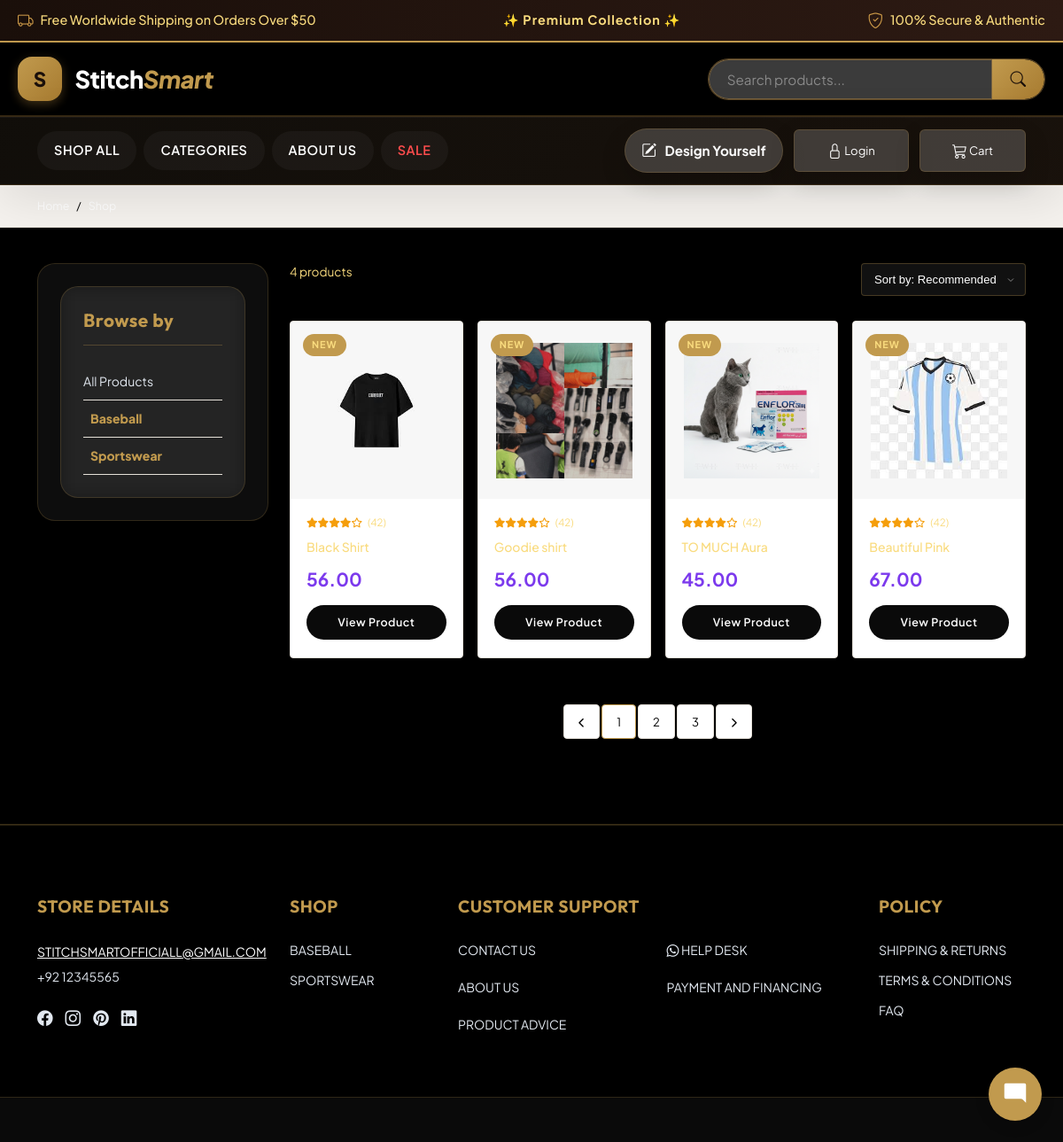
The page /index.php?page=products on the database its author committed.
### tables this page shows
CREATE TABLE `category` (
  `c_id` int(11) NOT NULL,
  `c_name` varchar(150) NOT NULL,
  `slug` varchar(255) NOT NULL,
  `c_description` varchar(2000) NOT NULL,
  `c_image` varchar(500) DEFAULT NULL,
  `c_img2` varchar(500) NOT NULL,
  `meta_title` varchar(150) DEFAULT NULL,
  `meta_description` varchar(160) DEFAULT NULL,
  `meta_keywords` varchar(250) DEFAULT NULL,
  `parent_id` int(11) DEFAULT NULL
);

CREATE TABLE `product` (
  `id` int(11) NOT NULL,
  `article_number` varchar(100) NOT NULL,
  `Fabric_Type` varchar(100) NOT NULL,
  `name` varchar(255) NOT NULL,
  `description` text DEFAULT NULL,
  `details` varchar(10000) NOT NULL,
  `image_url` varchar(500) NOT NULL,
  `img2` varchar(500) NOT NULL,
  `img3` varchar(3) NOT NULL,
  `size` varchar(100) DEFAULT NULL,
  `price` decimal(10,2) NOT NULL,
  `document` varchar(300) NOT NULL,
  `c_id` int(11) DEFAULT NULL,
  `parent_cat` int(11) DEFAULT NULL,
  `featured` tinyint(1) NOT NULL,
  `meta_title` varchar(255) DEFAULT NULL,
  `meta_description` text DEFAULT NULL,
  `meta_keywords` text DEFAULT NULL,
  `created_at` timestamp NULL DEFAULT current_timestamp(),
  `updated_at` timestamp NULL DEFAULT current_timestamp() ON UPDATE current_timestamp(),
  `color_id` int(11) DEFAULT NULL,
  `slug` varchar(255) DEFAULT NULL,
  `Designing` varchar(150) NOT NULL
);

CREATE TABLE `web_settings` (
  `id` int(1) NOT NULL,
  `web_name` varchar(250) NOT NULL,
  `web_mail` varchar(150) NOT NULL,
  `web_contact` varchar(100) NOT NULL,
  `facebook` varchar(200) NOT NULL,
  `instagram` varchar(200) NOT NULL,
  `pinterest` varchar(200) NOT NULL,
  `linkdin` varchar(200) NOT NULL,
  `meta_title` text DEFAULT NULL,
  `meta_description` text NOT NULL,
  `meta_keywords` text NOT NULL
);

CREATE TABLE `pages` (
  `id` bigint(20) UNSIGNED NOT NULL,
  `title` varchar(255) NOT NULL,
  `slug` varchar(255) NOT NULL,
  `content` text DEFAULT NULL,
  `meta_title` varchar(255) DEFAULT NULL,
  `meta_description` text DEFAULT NULL,
  `meta_keywords` varchar(255) DEFAULT NULL,
  `parent_id` int(11) DEFAULT NULL,
  `is_published` tinyint(1) DEFAULT 0,
  `publish_date` timestamp NULL DEFAULT NULL,
  `created_at` timestamp NULL DEFAULT current_timestamp(),
  `updated_at` timestamp NULL DEFAULT current_timestamp()
);

### app/controllers/ProductController.php (called while the page is built, shortened)
<?php
require_once BASE_PATH.'/config/database.php';
require_once BASE_PATH.'/app/models/settings.php';
require_once BASE_PATH.'/app/models/Product.php';
require_once BASE_PATH.'/app/models/ad_category.php';
class ProductController {
    private $productModel;
    private $categoryModel;
    public function __construct(){
        $database = new Database();
        $db = $database->connect();
        $this->productModel = new Product($db);
        $this->categoryModel = new Category($db);
    }
private function loadWebSettings() {
    $settingsModel = new Settings();
    $ws = $settingsModel->getWebSettings();
    return $ws;
}
public function index() {
    $search = $_GET['search'] ?? null;
    $sort = $_GET['sort'] ?? null;
    $category_id = $_GET['category_id'] ?? null;
    $ws = $this->loadWebSettings();
    $webcontact = $ws['web_contact'] ?? '';
    $webmail = $ws['web_mail'] ?? '';
    $facebook = $ws['facebook'] ?? '';
    $instagram = $ws['instagram'] ?? '';
    $pinterest = $ws['pinterest'] ?? '';
    $linkdin = $ws['linkdin'] ?? '';
    $global_theme = $ws['theme'] ?? 'theme-luxury';
    if ($search) {
        $products = $this->productModel->searchProducts($search, $sort);
    } elseif ($category_id) {
        $products = $this->productModel->getProductsByCategory($category_id);
        $category = $this->categoryModel->getCategoryById($category_id);
        $category_name = $category['c_name'] ?? null;
    } else {
        $products = $this->productModel->getAllProducts();
    }
    $total_products = count($products);
    $categories = $this->categoryModel->getCategoriesTree();
    require BASE_PATH . '/app/views/products.php';
}
}

### config/config.php (called while the page is built, shortened)
<?php
if (!function_exists('env')) {
    function env(string $key, mixed $default = null): mixed
    {
        $val = $_ENV[$key] ?? getenv($key);
        return ($val !== false && $val !== null && $val !== '') ? $val : $default;
    }
}

### app/models/settings.php (called while the page is built, shortened)
<?php
require_once __DIR__ . '/../../config/database.php';
class Settings {
    private $conn;
    public function __construct() {
        $database = new Database();
        $this->conn = $database->connect();
    }
    public function getWebSettings($id = 1) {
        $stmt = $this->conn->prepare("SELECT * FROM web_settings WHERE id = ?");
        $stmt->bind_param("i", $id);
        $stmt->execute();
        $result = $stmt->get_result();
        $settings = $result->fetch_assoc();
        return $settings;
    }
}

### config/database.php (called while the page is built, shortened)
<?php
class Database
{
    private string $host;
    private string $username;
    private string $password;
    private string $dbname;
    private int    $port;
    public function __construct()
    {
        $this->host     = env('DB_HOST', 'localhost');
        $this->port     = (int) env('DB_PORT', 3306);
        $this->username = env('DB_USER', 'root');
        $this->password = env('DB_PASS', '');
        $this->dbname   = env('DB_NAME', 'StitchSmart');
    }
    public function connect(): mysqli
    {
        $this->conn = new mysqli(
            $this->host,
            $this->username,
            $this->password,
            $this->dbname,
            $this->port
        );
        $this->conn->set_charset('utf8mb4');
        return $this->conn;
    }
}

### app/models/ad_category.php (called while the page is built, shortened)
<?php
require_once __DIR__ . '/../../config/database.php';
class Category {
    private $conn;
    public function __construct($db){
        $this->conn = $db;
    }
    public function getMainCategories(){
        $sql = "SELECT * FROM category
                WHERE parent_id IS NULL OR parent_id = 0
                ORDER BY c_name ASC";
        $result = $this->conn->query($sql);
        $categories = [];
        while($row = $result->fetch_assoc()){
            $categories[] = $row;
        }
        return $categories;
    }
    public function getSubCategories($parent_id){
        $stmt = $this->conn->prepare(
            "SELECT * FROM category WHERE parent_id=? ORDER BY c_name ASC"
        );
        $stmt->bind_param("i",$parent_id);
        $stmt->execute();
        $result = $stmt->get_result();
        $categories = [];
        while($row = $result->fetch_assoc()){
            $categories[] = $row;
        }
        return $categories;
    }
    public function getCategoriesTree() {
        $main = $this->getMainCategories();
        foreach ($main as &$parent) {
            $parent['subs'] = $this->getSubCategories($parent['c_id']);
        }
        return $main;
    }
}
?>

### app/models/Product.php (called while the page is built, shortened)
<?php
require_once __DIR__ . '/../../config/database.php';
class Product {
    private $conn;
    public function __construct($db){
        $this->conn = $db;
    }
public function getAllProducts($sort = null){
    $order = "id ASC";
    $sql = "SELECT * FROM product ORDER BY $order";
    $result = $this->conn->query($sql);
    $products = [];
    while($row = $result->fetch_assoc()){
        $products[] = $row;
    }
    return $products;
}
}

### app/models/pages.php (called while the page is built, shortened)
<?php
require_once __DIR__ . '/../../config/database.php';
class Page {
    private $conn;
    public function __construct($db){
        $this->conn = $db;
    }
    public function getAllPages(){
        $sql = "SELECT * FROM pages ORDER BY id ASC";
        $result = $this->conn->query($sql);
        $pages = [];
        if($result){
            while($row = $result->fetch_assoc()){
                $pages[] = $row;
            }
        }
        return $pages;
    }
}
?>

### app/views/products.php (the view, shortened to what this page needs)
<!DOCTYPE html>
<html lang="en">
<head>
<link href="https://cdn.jsdelivr.net/npm/bootstrap@5.3.2/dist/css/bootstrap.min.css" rel="stylesheet">
<link href="https://cdn.jsdelivr.net/npm/bootstrap-icons@1.11.1/font/bootstrap-icons.css" rel="stylesheet">
<link href="https://cdnjs.cloudflare.com/ajax/libs/font-awesome/6.5.0/css/all.min.css" rel="stylesheet"/>
 <link rel="stylesheet" href="<?= BASE_URL ?>css/navbar.css">
 <link rel="stylesheet" href="<?= BASE_URL ?>css/colors.css">
  <link rel="stylesheet" href="<?= BASE_URL ?>css/footer.css">
   <link rel="stylesheet" href="<?= BASE_URL ?>css/cat-product.css">
   <link href="<?= BASE_URL ?>css/<?= $global_theme ?? 'theme-luxury' ?>-frontend.css" rel="stylesheet">
</head>
<body>
 <?php include('header.php'); ?>
<div class="breadcrumb-bar">
  <div class="container">
    <ol class="breadcrumb">
      <li class="breadcrumb-item"><a href="#">Home</a></li>
      <li class="breadcrumb-item"><a href="#">Shop</a></li>
    </ol>
  </div>
</div>
<div class="shop-layout">
  <div class="container">
    <div class="row g-4">
      <?php include('sidebar.php'); ?>
      <div class="col-lg-9">
       <div class="products-header d-flex justify-content-between align-items-center">
    <p class="products-count">
        <?= $total_products ?> products
    </p>
    <form method="GET">
        <select name="sort" class="sort-select" onchange="this.form.submit()">
            <option value="">Sort by: Recommended</option>
        </select>
    </form>
</div>
        <div class="row row-cols-1 row-cols-sm-2 row-cols-xl-4 g-3">
        <?php foreach($products as $product): ?>
          <div class="col">
            <div class="product-card">
              <span class="product-badge new">New</span>
              <div class="product-img-wrap">
                <?php $productImage = strtok($product['image_url'], ','); ?>
                <img src="<?= BASE_URL ?>/<?= htmlspecialchars(trim($productImage)) ?>" alt="Laptop"/>
              </div>
              <div class="product-info">
                <div class="stars">
                  <i class="fas fa-star"></i><i class="fas fa-star"></i><i class="fas fa-star"></i><i class="fas fa-star"></i><i class="far fa-star"></i>
                  <span>(42)</span>
                </div>
                <p class="product-name"><?= $product['name']; ?></p>
                <div class="product-price"><?= $product['price']; ?></div>
                <a href="<?= BASE_URL; ?>index.php?page=product_show&id=<?= $product['id']; ?>"><button class="btn-add-cart">View Product</button></a>
              </div>
            </div>
          </div>
<?php endforeach; ?>
        </div>
        <div class="pagination-wrap">
          <nav>
            <ul class="pagination">
              <li class="page-item"><a class="page-link" href="#"><i class="fas fa-chevron-left" style="font-size:0.7rem;"></i></a></li>
              <li class="page-item active"><a class="page-link" href="#">1</a></li>
              <li class="page-item"><a class="page-link" href="#">2</a></li>
              <li class="page-item"><a class="page-link" href="#">3</a></li>
              <li class="page-item"><a class="page-link" href="#"><i class="fas fa-chevron-right" style="font-size:0.7rem;"></i></a></li>
            </ul>
          </nav>
        </div>
      </div>
    </div>
  </div>
</div>
<?php include('footer.php'); ?>
</body>
</html>

### app/views/sidebar.php (shortened to what this page needs)
<div class="col-lg-3">
        <div class="sidebar-wrapper" id="sidebarWrapper">
          <div class="sidebar">
            <h2 class="sidebar-title">Browse by</h2>
            <ul class="sidebar-nav">
              <li><a href="<?= BASE_URL ?>/index.php?page=products">
    All Products
</a></li>
              <?php foreach($categories as $cat): ?>
              <li class="active"><a href="<?= BASE_URL; ?>/index.php?page=products&category_id=<?= $cat['c_id']; ?>"><strong>  <?= htmlspecialchars($cat['c_name']); ?></strong></a></li>
              <?php endforeach; ?>
            </ul>
          </div>
        </div>
      </div>

### app/views/footer.php (shortened to what this page needs)
<?php
$webmail = trim($webmail ?? 'info@stitchsmart.com');
$webcontact = trim($webcontact ?? 'StitchSmart');
$facebook = trim($facebook ?? '');
$instagram = trim($instagram ?? '');
$pinterest = trim($pinterest ?? '');
$linkdin = trim($linkdin ?? '');
$footer_categories = isset($categories) && is_array($categories) ? $categories : [];
?>
<footer class="footer">
  <div class="site-footer">
    <div class="container">
      <div class="row">
        <div class="col-12 col-sm-6 col-md-3 footer-col">
          <h6>Store Details</h6>
          <p>
            <a href="mailto:<?= htmlspecialchars($webmail); ?>"><?= htmlspecialchars($webmail); ?></a><br/>
            <?= htmlspecialchars($webcontact); ?>
          </p>
          <div class="social-icons">
            <?php if (!empty($facebook)): ?>
              <a href="<?= htmlspecialchars($facebook); ?>" aria-label="Facebook"><i class="bi bi-facebook"></i></a>
            <?php endif; ?>
            <?php if (!empty($instagram)): ?>
              <a href="<?= htmlspecialchars($instagram); ?>" aria-label="Instagram"><i class="bi bi-instagram"></i></a>
            <?php endif; ?>
            <?php if (!empty($pinterest)): ?>
              <a href="<?= htmlspecialchars($pinterest); ?>" aria-label="Pinterest"><i class="bi bi-pinterest"></i></a>
            <?php endif; ?>
            <?php if (!empty($linkdin)): ?>
              <a href="<?= htmlspecialchars($linkdin); ?>" aria-label="LinkedIn"><i class="bi bi-linkedin"></i></a>
            <?php endif; ?>
          </div>
        </div>
        <div class="col-12 col-sm-6 col-md-2 footer-col">
          <h6>Shop</h6>
          <ul>
            <?php if (!empty($footer_categories)): ?>
              <?php foreach ($footer_categories as $cat): ?>
                <li><a href="<?= BASE_URL; ?>/index.php?page=products&category_id=<?= $cat['c_id']; ?>"><?= htmlspecialchars($cat['c_name']); ?></a></li>
              <?php endforeach; ?>
            <?php else: ?>
              <li><a href="<?= BASE_URL; ?>/index.php?page=products">Shop All</a></li>
            <?php endif; ?>
          </ul>
        </div>
        <div class="col-12 col-md-5 footer-col mt-3 mt-md-0">
          <h6>Customer Support</h6>
          <ul class="footer-double-col">
            <li><a href="<?= BASE_URL ?>/index.php?page=contact">Contact Us</a></li>
            <?php $whatsapp_phone = preg_replace('/[^0-9]/', '', $webcontact); ?>
            <li><a href="https://wa.me/<?= $whatsapp_phone ?>" target="_blank" class="text-success"><i class="bi bi-whatsapp"></i> Help desk</a></li>
            <?php
            require_once BASE_PATH.'/app/models/pages.php';
            $db = (new Database())->connect();
            $pModel = new Page($db);
            $footer_pages = $pModel->getAllPages();
            foreach($footer_pages as $fp):
                $skip_slugs = ['shipping-and-delivery', 'return-and-refunds', 'terms-and-condition', 'how-to-order', 'help-desk', 'ourstory'];
                if (in_array($fp['slug'], $skip_slugs)) {
                    continue;
                }
            ?>
                <li><a href="<?= BASE_URL ?>index.php?page=page&slug=<?= $fp['slug'] ?>"><?= htmlspecialchars($fp['title']) ?></a></li>
            <?php endforeach; ?>
          </ul>
        </div>
        <div class="col-12 col-sm-6 col-md-2 footer-col mt-3 mt-md-0">
          <h6>Policy</h6>
          <ul>
            <li><a href="<?= BASE_URL ?>index.php?page=shipping-and-delivery">Shipping &amp; Returns</a></li>
            <li><a href="<?= BASE_URL ?>index.php?page=terms-and-condition">Terms &amp; Conditions</a></li>
            <li><a href="<?= BASE_URL ?>index.php?page=how-to-order">FAQ</a></li>
          </ul>
        </div>
      </div>
    </div>
  </div>
  <div class="footer-bottom">
  </div>
</footer>
<?php if (empty($hide_chatbot)): ?>
<link rel="stylesheet" href="<?= BASE_URL ?>css/chatbot.css?v=<?= time() ?>">
<?php endif; ?>

### rows shown on the page
category: c_name "Baseball", c_name "BASEBALL"
category: c_name "Sportswear", c_name "SPORTSWEAR"
product: image_url (picture), name "Black Shirt", price "56.00"
product: image_url (picture), name "Goodie shirt", price "56.00"
product: image_url (picture), name "TO MUCH Aura", price "45.00"
product: image_url (picture), name "Beautiful Pink", price "67.00"
web_settings: web_mail "STITCHSMARTOFFICIALL@GMAIL.COM", web_contact "+92 12345565"
pages: title "ABOUT US"
pages: title "PAYMENT AND FINANCING"
pages: title "PRODUCT ADVICE"

### other values the page prints
$total_products "4"
